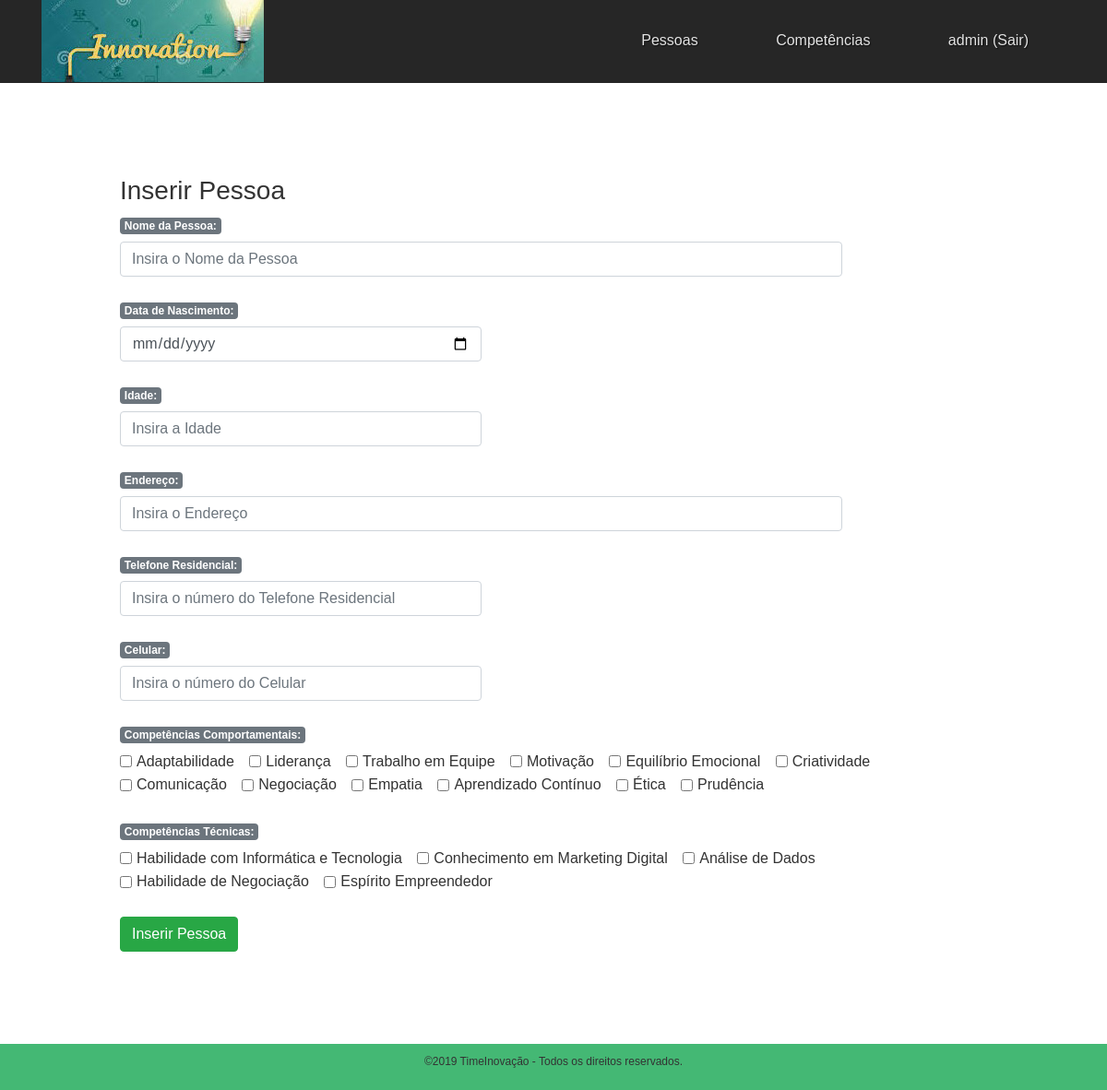
The page /index.php?pagina=inserir_pessoa (signed in) on the database its author committed.
### tables this page shows
CREATE TABLE `competencias` (
  `id_competencia` int(11) NOT NULL,
  `nome` varchar(255) NOT NULL,
  `tipo` varchar(20) NOT NULL
);

### conexao/conexao.php (called while the page is built, shortened)
<?php
$servidor = "localhost";
$usuario = "root";
$senha = "";
$db = "time_inovacao";
$conexao = mysqli_connect($servidor, $usuario, $senha, $db);
$query = "SELECT * FROM competencias WHERE tipo = 'Comportamental' ";
$consulta_comp_comportamentais = mysqli_query($conexao, $query);
$query = "SELECT * FROM competencias WHERE tipo = 'Tecnica' ";
$consulta_comp_tecnicas = mysqli_query($conexao, $query);

### views/inserir_pessoa.php (the view)
<?php if(!isset($_GET['editar']) && !isset($_GET['visualizar'])){ ?>
    <h3>Inserir Pessoa</h3>
    <form method="post" action="processa_pessoa.php">
        <label class="badge badge-secondary">Nome da Pessoa:</label><br>
        <input class="form-control col-md-10" type="text" name="nome_pessoa" placeholder="Insira o Nome da Pessoa">
        <br>
        <label class="badge badge-secondary">Data de Nascimento:</label><br>
        <input class="form-control col-md-5" type="date" name="data_nascimento" placeholder="Insira a Data de Nascimento">
        <br>
        <label class="badge badge-secondary">Idade:</label><br>
        <input class="form-control col-md-5" type="text" name="idade" placeholder="Insira a Idade">
        <br>
        <label class="badge badge-secondary">Endereço:</label><br>
        <input class="form-control col-md-10" type="text" name="endereco" placeholder="Insira o Endereço">
        <br>
        <label class="badge badge-secondary">Telefone Residencial:</label><br>
        <input class="form-control col-md-5" type="text" name="telefone" placeholder="Insira o número do Telefone Residencial">
        <br>
        <label class="badge badge-secondary">Celular:</label><br>
        <input class="form-control col-md-5" type="text" name="celular" placeholder="Insira o número do Celular">
        <br>
        <label class="badge badge-secondary">Competências Comportamentais:</label><br>
        <?php while($linha2 = mysqli_fetch_array($consulta_comp_comportamentais)){ ?>
            <div class="form-check form-check-inline">
                <input class="form-check-input" type="checkbox" name="comp_comportamentais[]" id="comp_comportamentais<?php echo $linha2['id_competencia']; ?>" value="<?php echo $linha2['id_competencia']; ?>">
                <label class="form-check-label" for="comp_comportamentais<?php echo $linha2['id_competencia']; ?>"><?php echo $linha2['nome']; ?></label>
            </div>
        <?php } ?>
        <br><br>
        <label class="badge badge-secondary">Competências Técnicas:</label><br>
        <?php while($linha2 = mysqli_fetch_array($consulta_comp_tecnicas)){ ?>
            <div class="form-check form-check-inline">
                <input class="form-check-input" type="checkbox" name="comp_tecnicas[]" id="comp_tecnicas<?php echo $linha2['id_competencia']; ?>"  value="<?php echo $linha2['id_competencia']; ?>">
                <label class="form-check-label" for="comp_tecnicas<?php echo $linha2['id_competencia']; ?>"><?php echo $linha2['nome']; ?></label>
            </div>
        <?php } ?>
        <br><br>
        <input class="btn btn-success" type="submit" value="Inserir Pessoa">
    </form>
<?php } else if(isset($_GET['editar'])) { ?>
    <?php while($linha = mysqli_fetch_array($consulta_pessoas)){ ?>
        <?php if($linha['id_pessoa'] == $_GET['editar']){ ?>
        <h1>Editar Pessoa</h1>
        <form method="post" action="edita_pessoa.php">
            <input type="hidden" name="id_pessoa" value="<?php echo $linha['id_pessoa']; ?>">
            <label class="badge badge-secondary">Nome Pessoa:</label><br>
            <input class="form-control col-md-10" type="text" name="nome_pessoa" placeholder="Insira o Nome da Pessoa" value="<?php echo $linha['nome_pessoa']; ?>">
            <br>
            <label class="badge badge-secondary">Data de Nascimento:</label><br>
            <input class="form-control col-md-5" type="date" name="data_nascimento" placeholder="Insira a Data de Nascimento" value="<?php echo $linha['data_nascimento']; ?>">
            <br>
            <label class="badge badge-secondary">Idade:</label><br>
            <input class="form-control col-md-5" type="text" name="idade" placeholder="Insira a Idade" value="<?php echo $linha['idade']; ?>">
            <br>
            <label class="badge badge-secondary">Endereço:</label><br>
            <input class="form-control col-md-10" type="text" name="endereco" placeholder="Insira o Endereço" value="<?php echo $linha['endereco']; ?>">
            <br>
            <label class="badge badge-secondary">Telefone Residencial:</label><br>
            <input class="form-control col-md-5" type="text" name="telefone" placeholder="Insira o número do Telefone Residencial" value="<?php echo $linha['telefone']; ?>">
            <br>
            <label class="badge badge-secondary">Celular:</label><br>
            <input class="form-control col-md-5" type="text" name="celular" placeholder="Insira o número do Celular" value="<?php echo $linha['celular']; ?>">
            <br>
            <label class="badge badge-secondary">Competências Comportamentais:</label><br>
            <?php while($linha2 = mysqli_fetch_array($consulta_comp_comportamentais)){ ?>
                <div class="form-check form-check-inline">
                    <input class="form-check-input" type="checkbox" name="comp_comportamentais[]" id="comp_comportamentais<?php echo $linha2['id_competencia']; ?>" value="<?php echo $linha2['id_competencia']; ?>"
                    <?php
                        $id_pessoa = $linha['id_pessoa'];
                        $id_competencia = $linha2['id_competencia'];
                        $query = "SELECT * FROM pessoa_competencia WHERE id_pessoa = $id_pessoa AND id_competencia = $id_competencia";
                        $consulta_pessoa_competencia = mysqli_query($conexao, $query);
                        if(mysqli_num_rows($consulta_pessoa_competencia) == 1) echo'checked';
                    ?>>
                    <label class="form-check-label" for="comp_comportamentais<?php echo $linha2['id_competencia']; ?>"><?php echo $linha2['nome']; ?></label>
                </div>
            <?php } ?>
            <br><br>
            <label class="badge badge-secondary">Competências Técnicas:</label><br>
            <?php while($linha2 = mysqli_fetch_array($consulta_comp_tecnicas)){ ?>
                <div class="form-check form-check-inline">
                    <input class="form-check-input" type="checkbox" name="comp_tecnicas[]" id="comp_tecnicas<?php echo $linha2['id_competencia']; ?>"  value="<?php echo $linha2['id_competencia']; ?>"
                    <?php
                        $id_pessoa = $linha['id_pessoa'];
                        $id_competencia = $linha2['id_competencia'];
                        $query = "SELECT * FROM pessoa_competencia WHERE id_pessoa = $id_pessoa AND id_competencia = $id_competencia";
                        $consulta_pessoa_competencia = mysqli_query($conexao, $query);
                        if(mysqli_num_rows($consulta_pessoa_competencia) == 1) echo'checked';
                    ?>>
                    <label class="form-check-label" for="comp_tecnicas<?php echo $linha2['id_competencia']; ?>"><?php echo $linha2['nome']; ?></label>
                </div>
            <?php } ?>
            <br><br>
            <input class="btn btn-success" type="submit" value="Editar Pessoa">
        </form>
        <?php } ?>
    <?php } ?>
<?php } else if(isset($_GET['visualizar'])) { ?>
    <?php while($linha = mysqli_fetch_array($consulta_pessoas)){ ?>
        <?php if($linha['id_pessoa'] == $_GET['visualizar']){ ?>
        <h1>Visualizar Pessoa</h1>
        <form method="post" action="visualizar_pessoa_pdf.php">
            <input type="hidden" name="id_pessoa" value="<?php echo $linha['id_pessoa']; ?>">
            <label class="badge badge-secondary">Nome Pessoa:</label><br>
            <input class="form-control col-md-10" type="text" name="nome_pessoa" placeholder="Insira o Nome da Pessoa" value="<?php echo $linha['nome_pessoa']; ?>" disabled>
            <br>
            <label class="badge badge-secondary">Data de Nascimento:</label><br>
            <input class="form-control col-md-5" type="date" name="data_nascimento" placeholder="Insira a Data de Nascimento" value="<?php echo $linha['data_nascimento']; ?>" disabled>
            <br>
            <label class="badge badge-secondary">Idade:</label><br>
            <input class="form-control col-md-5" type="text" name="idade" placeholder="Insira a Idade" value="<?php echo $linha['idade']; ?>" disabled>
            <br>
            <label class="badge badge-secondary">Endereço:</label><br>
            <input class="form-control col-md-10" type="text" name="endereco" placeholder="Insira o Endereço" value="<?php echo $linha['endereco']; ?>" disabled>
            <br>
            <label class="badge badge-secondary">Telefone Residencial:</label><br>
            <input class="form-control col-md-5" type="text" name="telefone" placeholder="Insira o número do Telefone Residencial" value="<?php echo $linha['telefone']; ?>" disabled>
            <br>
            <label class="badge badge-secondary">Celular:</label><br>
            <input class="form-control col-md-5" type="text" name="celular" placeholder="Insira o número do Celular" value="<?php echo $linha['celular']; ?>" disabled>
            <br>
            <label class="badge badge-secondary">Competências Comportamentais:</label><br>
            <?php while($linha2 = mysqli_fetch_array($consulta_comp_comportamentais)){ ?>
                <div class="form-check form-check-inline">
                    <input class="form-check-input" type="checkbox" name="comp_comportamentais[]" id="comp_comportamentais<?php echo $linha2['id_competencia']; ?>" value="<?php echo $linha2['id_competencia']; ?>"
                    <?php
                        $id_pessoa = $linha['id_pessoa'];
                        $id_competencia = $linha2['id_competencia'];
                        $query = "SELECT * FROM pessoa_competencia WHERE id_pessoa = $id_pessoa AND id_competencia = $id_competencia";
                        $consulta_pessoa_competencia = mysqli_query($conexao, $query);
                        if(mysqli_num_rows($consulta_pessoa_competencia) == 1) echo'checked';
                    ?> disabled>
                    <label class="form-check-label" for="comp_comportamentais<?php echo $linha2['id_competencia']; ?>"><?php echo $linha2['nome']; ?></label>
                </div>
            <?php } ?>
            <br><br>
            <label class="badge badge-secondary">Competências Técnicas:</label><br>
            <?php while($linha2 = mysqli_fetch_array($consulta_comp_tecnicas)){ ?>
                <div class="form-check form-check-inline">
                    <input class="form-check-input" type="checkbox" name="comp_tecnicas[]" id="comp_tecnicas<?php echo $linha2['id_competencia']; ?>"  value="<?php echo $linha2['id_competencia']; ?>"
                    <?php
                        $id_pessoa = $linha['id_pessoa'];
                        $id_competencia = $linha2['id_competencia'];
                        $query = "SELECT * FROM pessoa_competencia WHERE id_pessoa = $id_pessoa AND id_competencia = $id_competencia";
                        $consulta_pessoa_competencia = mysqli_query($conexao, $query);
                        if(mysqli_num_rows($consulta_pessoa_competencia) == 1) echo'checked';
                    ?> disabled>
                    <label class="form-check-label" for="comp_tecnicas<?php echo $linha2['id_competencia']; ?>"><?php echo $linha2['nome']; ?></label>
                </div>
            <?php } ?>
            <br><br>
            <input class="btn btn-success" type="submit" value="Visualizar PDF" target="_blank">
        </form>
        <?php } ?>
    <?php } ?>
<?php } ?>

### css/estilo.css (style rules this page uses)
* { margin: 0; padding: 0; }
body { font-family: helvetica, arial; font-size: 16px; color:#333; }

### rows shown on the page
competencias: nome "Adaptabilidade"
competencias: nome "Liderança"
competencias: nome "Trabalho em Equipe"
competencias: nome "Motivação"
competencias: nome "Equilíbrio Emocional"
competencias: nome "Criatividade"
competencias: nome "Comunicação"
competencias: nome "Negociação"
competencias: nome "Empatia"
competencias: nome "Aprendizado Contínuo"
competencias: nome "Ética"
competencias: nome "Prudência"
competencias: nome "Habilidade com Informática e Tecnologia"
competencias: nome "Conhecimento em Marketing Digital"
competencias: nome "Análise de Dados"
competencias: nome "Habilidade de Negociação"
competencias: nome "Espírito Empreendedor"

### other values the page prints
$_SESSION['usuario'] "admin"
